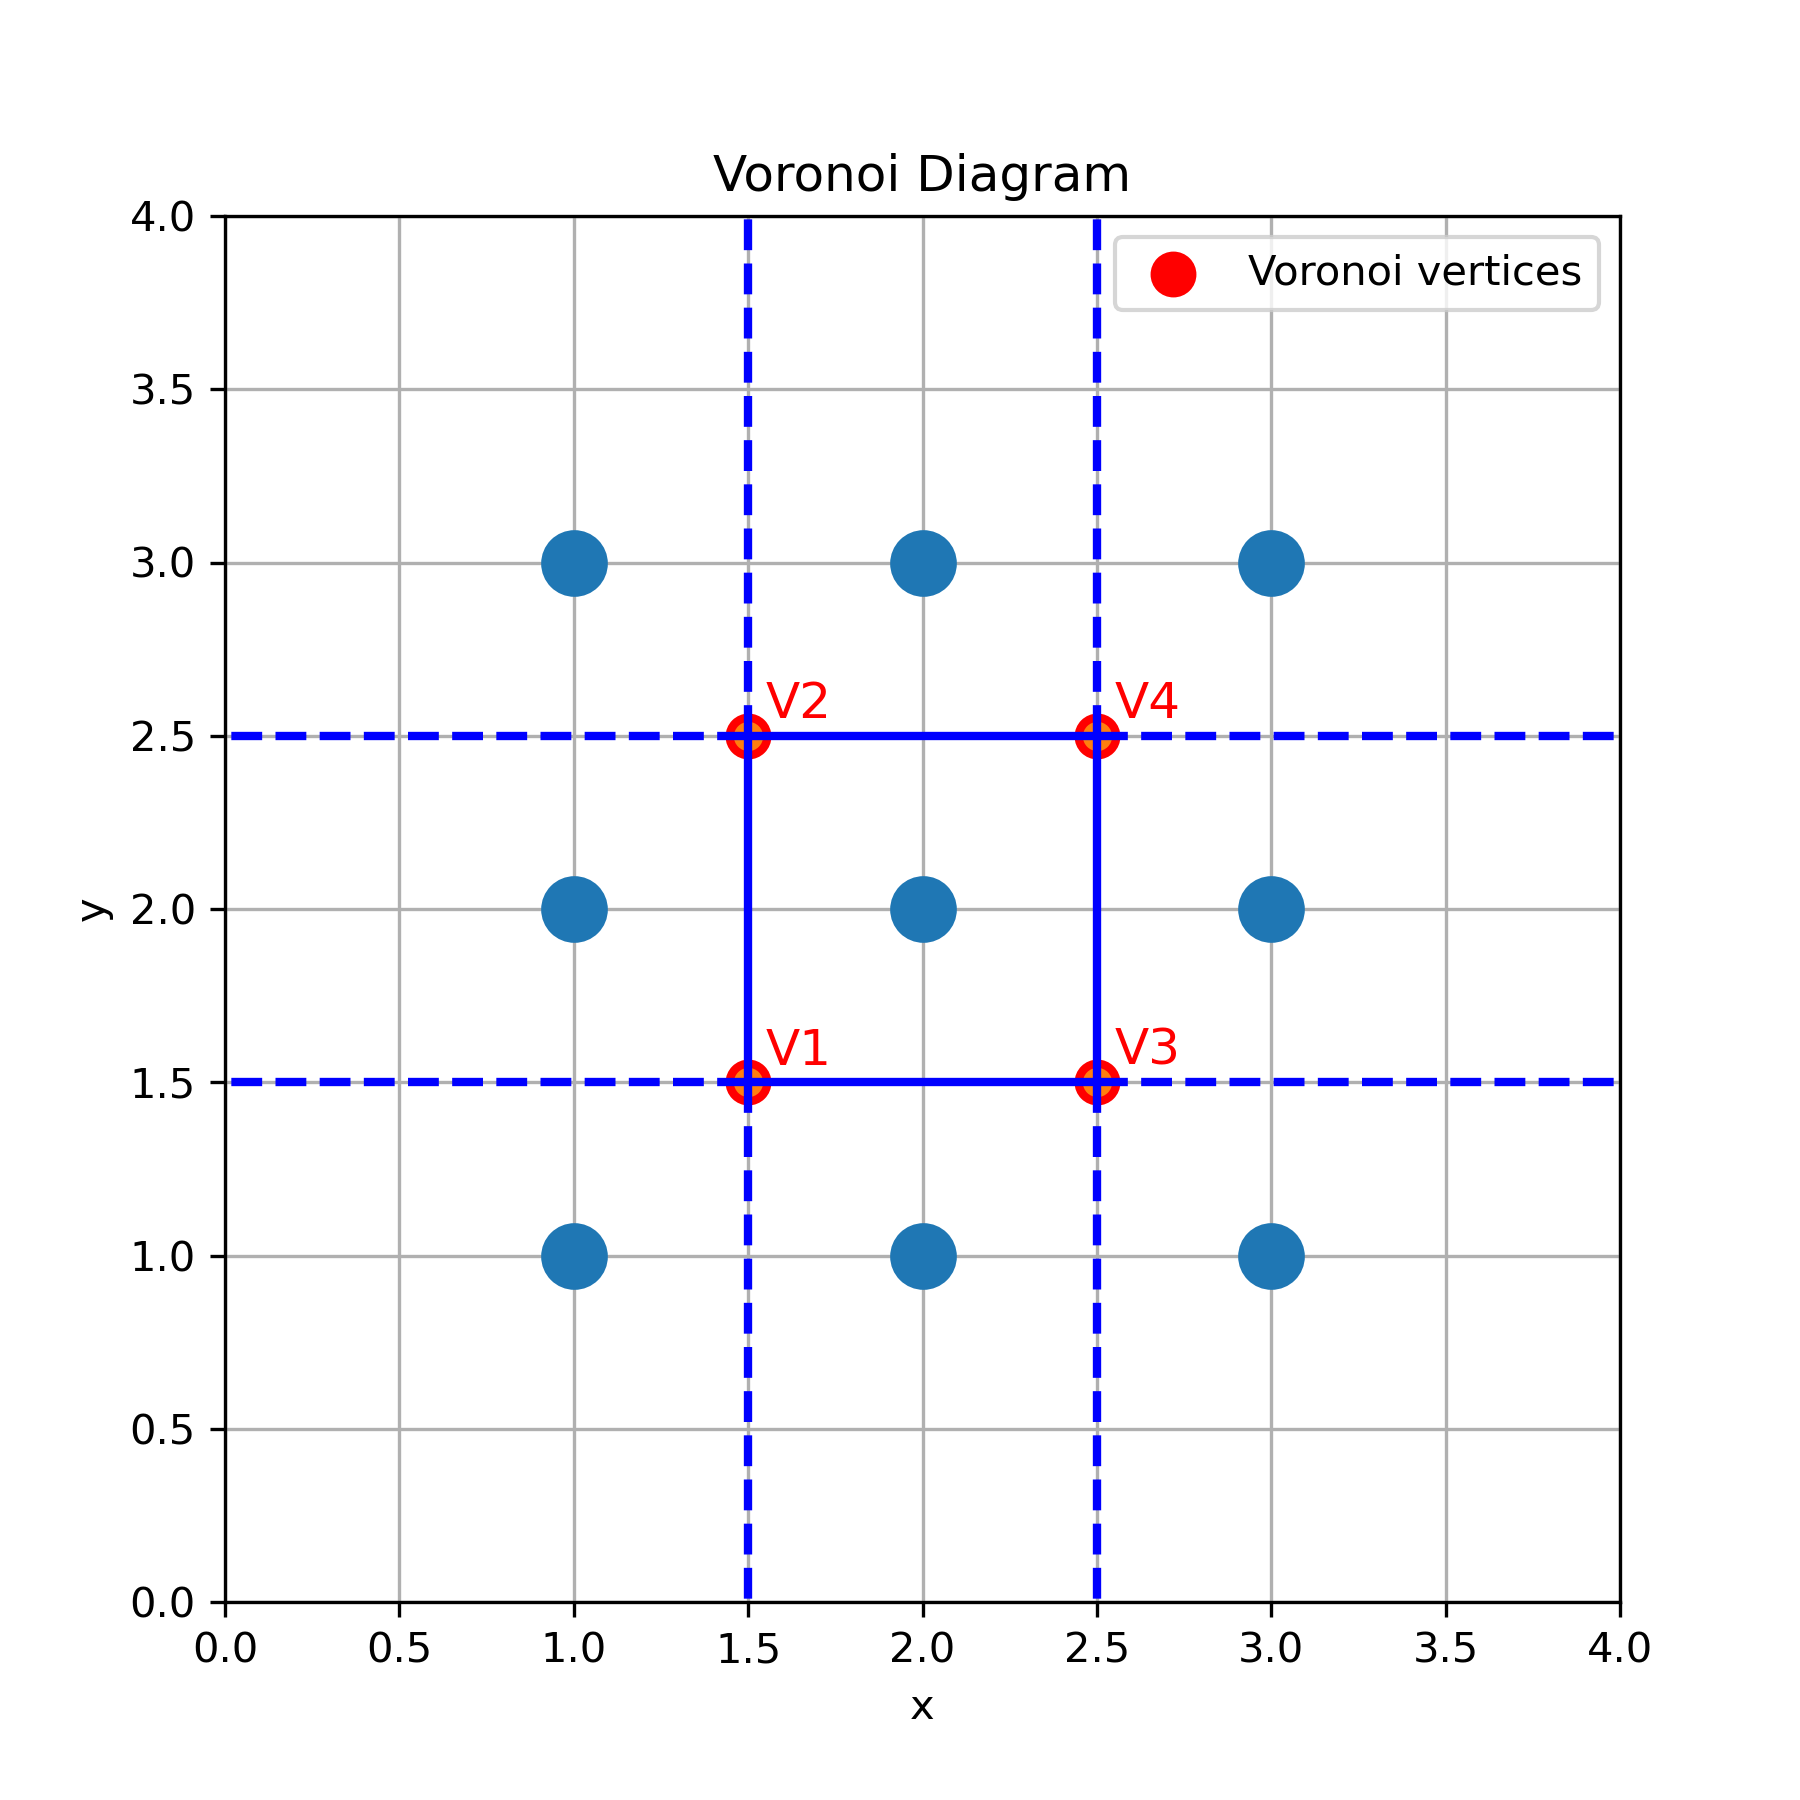

Recreate this plot in Python.
"""
Author: Bratin Mondal
Roll No: 21CS10016
Deparment of Computer Science and Engineering
Indian Institue of Technology, Kharagpur
"""

import numpy as np
import matplotlib.pyplot as plt
from scipy.spatial import Voronoi, voronoi_plot_2d

# Define the 9 sites in a 3x3 grid
points = np.array([
    [1, 1], [1, 2], [1, 3],
    [2, 1], [2, 2], [2, 3],
    [3, 1], [3, 2], [3, 3]
])

# Compute the Voronoi diagram
vor = Voronoi(points)

# Create a plot
fig, ax = plt.subplots(figsize=(6, 6))

# Plot the Voronoi diagram with its finite vertices and regions
voronoi_plot_2d(
    vor,
    ax=ax,
    show_points=True,
    show_vertices=True,
    line_colors="blue",
    line_width=2,
    point_size=30,
)

# Automatically extract the finite vertices from the Voronoi object
finite_vertices = vor.vertices

# Plot the finite vertices in red
ax.scatter(
    finite_vertices[:, 0],
    finite_vertices[:, 1],
    color="red",
    s=100,
    label="Voronoi vertices",
)

# Annotate the finite vertices
for i, (x, y) in enumerate(finite_vertices, start=1):
    ax.text(x + 0.05, y + 0.05, f"V{i}", color="red", fontsize=12)

# Set plot limits and labels
ax.set_xlim(0, 4)
ax.set_ylim(0, 4)
ax.set_xlabel("x")
ax.set_ylabel("y")
ax.set_title("Voronoi Diagram")
ax.legend()

plt.grid(True)
plt.savefig("1a.png", dpi=300)    
